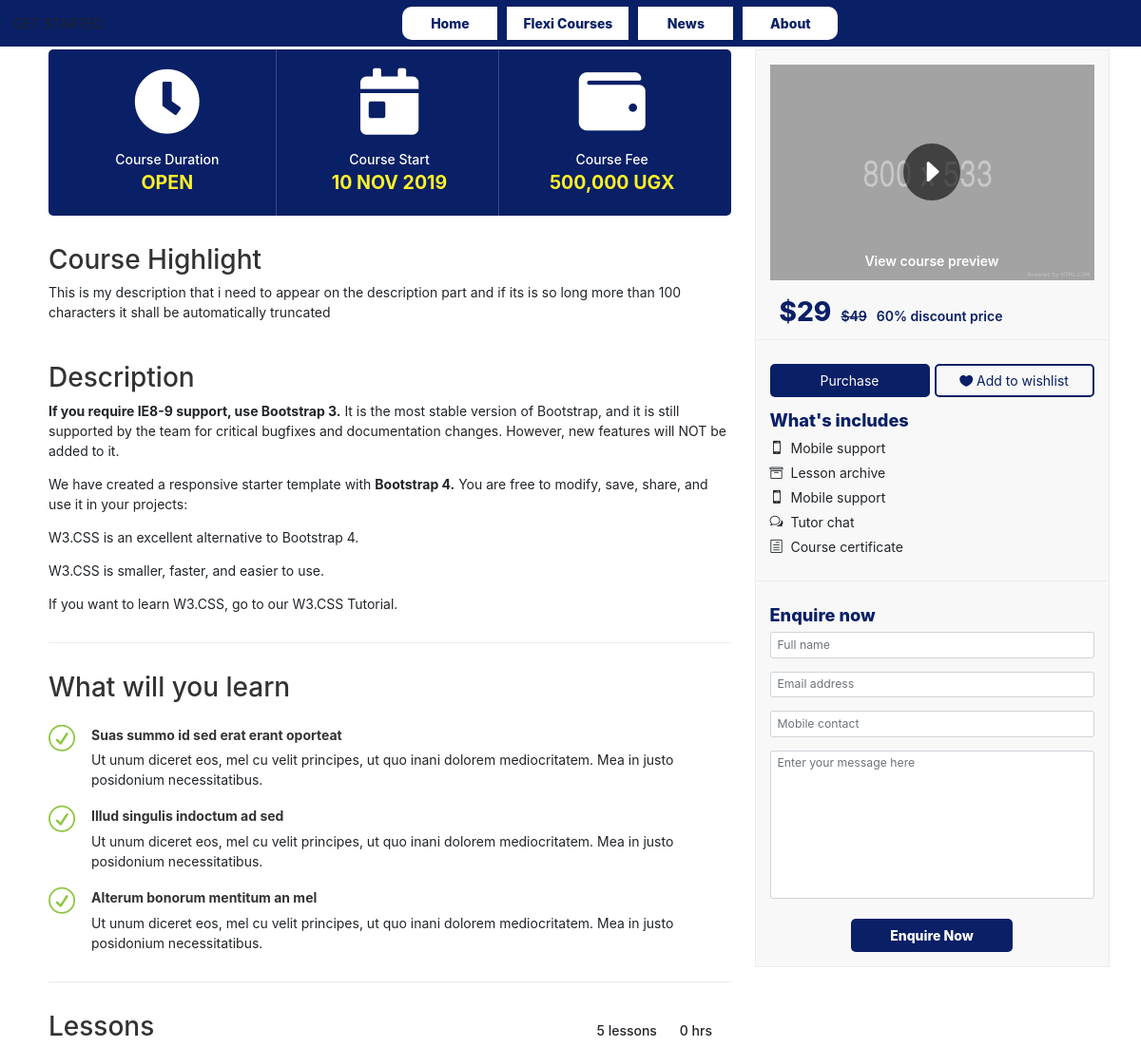
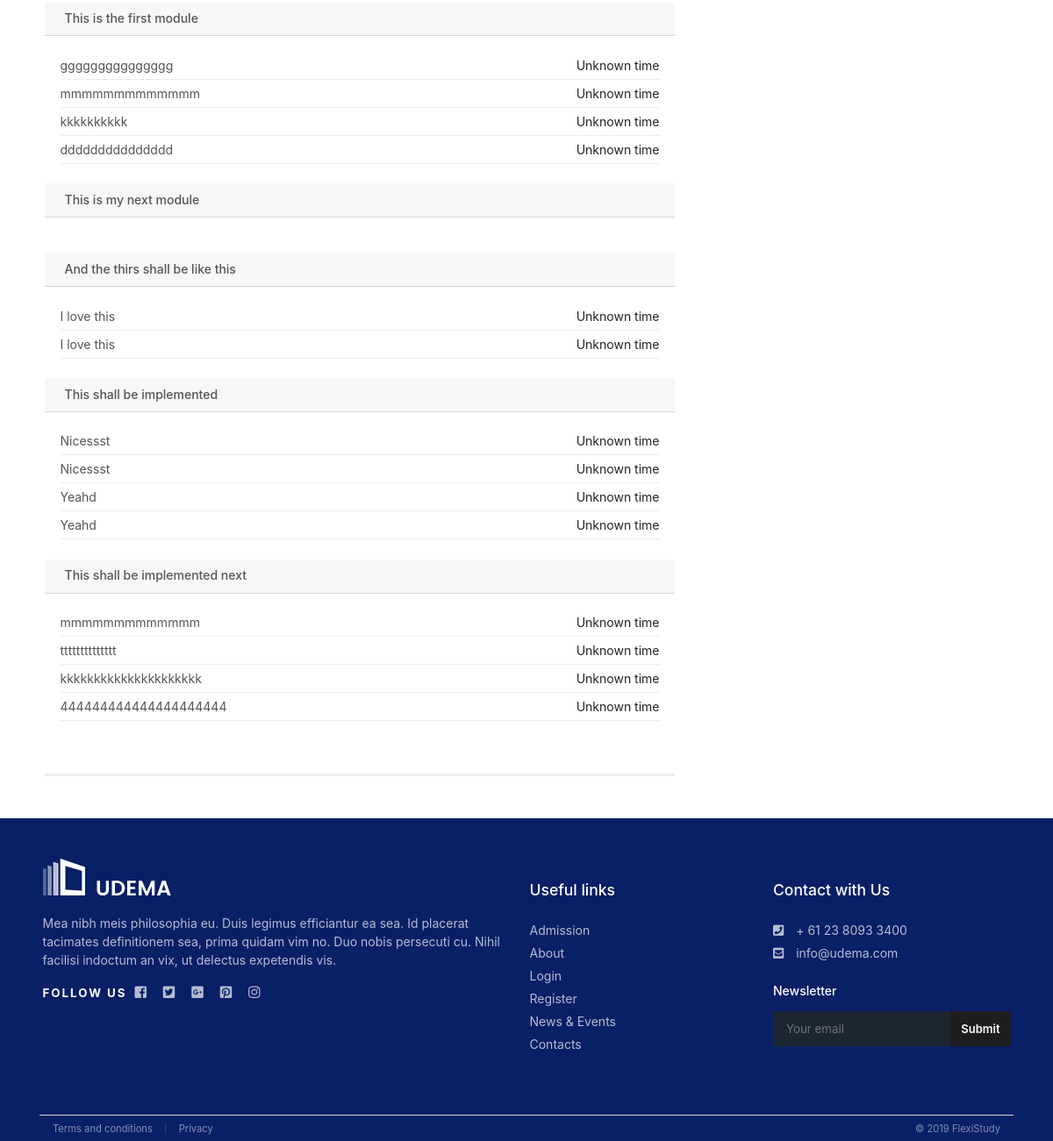
/flexi_course_details.php?course=1, run on the app's committed database (2 pictures, top to bottom).
### tables this page shows
CREATE TABLE `course_structure` (
  `structure_id` int(11) NOT NULL,
  `category_id` int(11) DEFAULT NULL,
  `course_name` varchar(200) DEFAULT NULL,
  `course_fee` double DEFAULT NULL,
  `course_description` varchar(6500) DEFAULT NULL,
  `learning_material` varchar(1000) DEFAULT '{}',
  `start_date` bigint(20) DEFAULT NULL,
  `end_date` bigint(20) DEFAULT NULL,
  `course_highlight` varchar(300) DEFAULT NULL,
  `cover_image` varchar(100) DEFAULT '',
  `cover_video` varchar(100) DEFAULT '',
  `rating_average` double DEFAULT '0',
  `rating_people` int(11) DEFAULT '0',
  `what_you_learn` varchar(6500) DEFAULT '',
  `who_is_for` varchar(2000) DEFAULT '',
  `why_unique` varchar(3000) DEFAULT ''
);

CREATE TABLE `course_modules` (
  `module_id` int(11) NOT NULL,
  `course_structure_id` int(11) DEFAULT NULL,
  `module_name` varchar(100) DEFAULT NULL,
  `module_description` varchar(500) DEFAULT '',
  `module_order` int(11) DEFAULT NULL,
  `viewable` int(11) DEFAULT NULL
);

CREATE TABLE `course_sub_modules` (
  `sub_module_id` int(11) NOT NULL,
  `module_id` int(11) DEFAULT NULL,
  `sub_module_name` varchar(100) DEFAULT NULL,
  `sub_module_description` varchar(500) DEFAULT '',
  `sub_module_order` int(11) DEFAULT NULL,
  `viewable` int(11) DEFAULT NULL
);

### flexi_course_details.php (the view, shortened to what this page needs)
<?php
    $connection = connect_database();
    $statement = $connection->prepare('SELECT structure_id, category_id, course_name, course_fee, course_description,
                                learning_material, start_date, end_date, course_highlight, cover_image, cover_video, rating_average,
                                rating_people, what_you_learn, who_is_for, why_unique
                            FROM course_structure WHERE structure_id = :structure_id LIMIT 1');
    $statement->bindParam(':structure_id', $_GET['course']);
    $statement->execute();
    $data = $statement->fetch();
    $structure_id = $data['structure_id'];
    $course_fee = number_format($data['course_fee'], 0);
    $start_date = empty($data['start_date']) ? 'Open' : date('d M Y');
    $duration = '';
    if (empty($data['start_date']) || empty($data['end_date'])) {
        $duration = 'Open';
    } else {
        $duration = $data['end_date'] - $data['start_date'];
        $duration = $data / (3600 * 24 * 30);
        $duration = number_format($duration, 0) . ' MONTHS';
    }
    $course_highlight = $data['course_highlight'];
    $course_description = $data['course_description'];
    $module_statement = $connection->prepare('SELECT module_id, module_name, module_order, viewable
                                    FROM course_modules WHERE course_structure_id = :structure_id ORDER BY module_order');
    $sub_statement = $connection->prepare('SELECT sub_module_id, sub_module_name, viewable, sub_module_order
                                    FROM course_sub_modules WHERE module_id = :module_id ORDER BY sub_module_order');
    $module_statement->bindParam(':structure_id', $structure_id);
    $module_statement->execute();
    $data = [];
    foreach ($module_statement->fetchAll() as $module_row) {
        $sub_statement->bindParam(':module_id', $module_row['module_id']);
        $sub_statement->execute();
        $module_row['sub_modules'] = $sub_statement->fetchAll();
        $data[] = $module_row;
    }
?>
<!DOCTYPE html>
<html lang='en'>
    <head>
        <?php require_once 'web_links.php' ?>
        <link href='admin/files/lib/css/client/course_details.css' rel='stylesheet' type='text/css'/>
    </head>
    <body>
        <?php require_once 'web_header.php'; ?>
        <div class='container p-0'>
            <div class='row m-0'>
                <div class='col-12 p-0'>
                    <div class='row mx-0 p-0'>
                        <div class='col-12 col-lg-8 px-lg-4 p-1'>
                            <div class="box_highlight">
                                <ul class="additional_info">
                                    <li><i class="fas fa-clock fa-2x"></i>Course Duration<strong><?php echo $duration ?></strong></li>
                                    <li><i class="fas fa-calendar-day fa-2x"></i>Course Start<strong><?php echo $start_date ?></strong></li>
                                    <li><i class="fas fa-wallet fa-2x"></i>Course Fee<strong><?php echo $course_fee ?> UGX</strong></li>
                                </ul>
                            </div>
                            <h2>Course Highlight</h2>
                            <div id="course_highlight" class="mb-5"><?php echo $course_highlight ?></div>
                            <h2>Description</h2>
                            <?php
                                echo $course_description;
                            ?>
                            <hr/>
                            <h2>What will you learn</h2>
                            <ul class="list_ok">
                                <li>
                                    <h6>Suas summo id sed erat erant oporteat</h6>
                                    <p>Ut unum diceret eos, mel cu velit principes, ut quo inani dolorem mediocritatem. Mea in justo
                                        posidonium necessitatibus.</p>
                                </li>
                                <li>
                                    <h6>Illud singulis indoctum ad sed</h6>
                                    <p>Ut unum diceret eos, mel cu velit principes, ut quo inani dolorem mediocritatem. Mea in justo
                                        posidonium necessitatibus.</p>
                                </li>
                                <li>
                                    <h6>Alterum bonorum mentitum an mel</h6>
                                    <p>Ut unum diceret eos, mel cu velit principes, ut quo inani dolorem mediocritatem. Mea in justo
                                        posidonium necessitatibus.</p>
                                </li>
                            </ul>
                            <hr>
                            <section id="lessons">
                                <div class="intro_title">
                                    <h2>Lessons</h2>
                                    <ul>
                                        <li><?php echo count($data) ?> lessons</li>
                                        <li>0 hrs</li>
                                    </ul>
                                </div>
                                <div id="accordion_lessons" role="tablist" class="mb-5">
                                    <?php
                                        $html = '';
                                        $index = 0;
                                        foreach ($data as $datum) {
                                            $index = $index + 1;
                                            $collapse = 'collapse_' . $index;
                                            $heading = 'heading_' . $index;
                                            $module_name = $datum['module_name'];
                                            $html = $html . <<<EOT
                                                <div class="card">
                                                    <div class="card-header" role="tab" id="$heading">
                                                        <h5 class="mb-0">
                                                            <a data-toggle="collapse" href="#$collapse" aria-expanded="true"
                                                               aria-controls="$collapse"><i class="indicator ti-minus"></i> $module_name</a>
                                                        </h5>
                                                    </div>
                                                    <div id="$collapse" class="collapse show" role="tabpanel" aria-labelledby="$heading"
                                                         data-parent="#accordion_lessons">
                                                        <div class="card-body">
                                                            <div class="list_lessons">
                                                                <ul>
EOT;
                                            foreach ($datum['sub_modules'] as $sub_module){
                                                $time = 'Unknown time';
                                                $sub_module_name = $sub_module['sub_module_name'];
                                                $html = $html . <<<EOT
                                                    <li><a href="javascript:void()" class="">$sub_module_name</a><span>$time</span></li>
EOT;
                                            }
                                            $html = $html . <<<EOT
                                                                </ul>
                                                            </div>
                                                        </div>
                                                    </div>
                                                </div>
EOT;
                                        }
                                        echo $html;
                                    ?>
                                </div>
                            </section>
                        </div>
                        <div class='col-12 col-lg-4 p-1' id='side_bar'>
                            <div class="box_detail">
                                <figure>
                                    <a href="https://www.youtube.com/watch?v=LDgd_gUcqCw" class="video">
                                        <i class="arrow_triangle-right"></i>
                                        <img src="admin/files/images/temp/course_list.jpg" alt="" class="img-fluid">
                                        <span>View course preview</span>
                                    </a>
                                </figure>
                                <div class="price">
                                    $29<span class="original_price"><em>$49</em>60% discount price</span>
                                </div>
                                <div class='links'>
                                    <a href="cart-1.html">Purchase</a>
                                    <a href="#"><i class="icon_heart"></i> Add to wishlist</a>
                                </div>
                                <div class='clearfix'></div>
                                <div id="list_feat" class='mt-3'>
                                    <h4>What's includes</h4>
                                    <ul>
                                        <li><i class="icon_mobile"></i>Mobile support</li>
                                        <li><i class="icon_archive_alt"></i>Lesson archive</li>
                                        <li><i class="icon_mobile"></i>Mobile support</li>
                                        <li><i class="icon_chat_alt"></i>Tutor chat</li>
                                        <li><i class="icon_document_alt"></i>Course certificate</li>
                                    </ul>
                                </div>
                                <hr/>
                                <h4>Enquire now</h4>
                                <form>
                                    <div class='form-row form-group mx-0'>
                                        <input class='form-control form-control-sm' type='text' placeholder='Full name'>
                                    </div>
                                    <div class='form-row form-group mx-0'>
                                        <input class='form-control form-control-sm' type='email' placeholder='Email address'>
                                    </div>
                                    <div class='form-row form-group mx-0'>
                                        <input class='form-control form-control-sm' type='tel' placeholder='Mobile contact'>
                                    </div>
                                    <div class='form-row form-group mx-0'>
                                        <textarea class='form-control form-control-sm' rows='8'
                                                  placeholder='Enter your message here'></textarea>
                                    </div>
                                    <div class='form-row mt-4 mx-0'>
                                        <div class='col-6 offset-3 p-0'>
                                            <button class='btn solid'>Enquire Now</button>
                                        </div>
                                    </div>
                                </form>
                            </div>
                        </div>
                    </div>
                </div>
            </div>
        </div>
        <?php require_once 'web_footer.php' ?>
    </body>
</html>

### data on the page
course_structure: duration "OPEN", start_date "10 NOV 2019", course_fee "500,000", course_highlight "This is my description that i need to appear on the description part and if its is so long more than 100 characters it shall be automatically truncated", course_description "If you require IE8-9 support, use Bootstrap 3. It is the most stable version of Bootstrap, and it is still supported by the team for critical bugfixes and documentation changes. However, new features will NOT be added to it. We have created a responsive starter template with Bootstrap 4. You are free to modify, save, share, and use it in your projects: W3.CSS is an excellent alternative to Bootstrap 4. W3.CSS is smaller, faster, and easier to use. If you want to learn W3.CSS, go to our W3.CSS Tutorial."
course_modules: module_name "This is the first module"
course_sub_modules: sub_module_name "ggggggggggggggg"
course_sub_modules: sub_module_name "mmmmmmmmmmmmm"
course_sub_modules: sub_module_name "kkkkkkkkkk"
course_sub_modules: sub_module_name "ddddddddddddddd"
course_modules: module_name "This is my next module"
course_modules: module_name "And the thirs shall be like this"
course_sub_modules: sub_module_name "I love this"
course_sub_modules: sub_module_name "I love this"
course_modules: module_name "This shall be implemented"
course_sub_modules: sub_module_name "Nicessst"
course_sub_modules: sub_module_name "Nicessst"
course_sub_modules: sub_module_name "Yeahd"
course_sub_modules: sub_module_name "Yeahd"
course_modules: module_name "This shall be implemented next"
course_sub_modules: sub_module_name "mmmmmmmmmmmmm"
course_sub_modules: sub_module_name "tttttttttttttt"
course_sub_modules: sub_module_name "kkkkkkkkkkkkkkkkkkkkk"
course_sub_modules: sub_module_name "444444444444444444444"

### other printed values
count($data) "5"
$time "Unknown time Unknown time Unknown time Unknown time Unknown time Unknown time Unknown time Unknown time Unknown time Unknown time Unknown time Unknown time Unknown time Unknown time"
